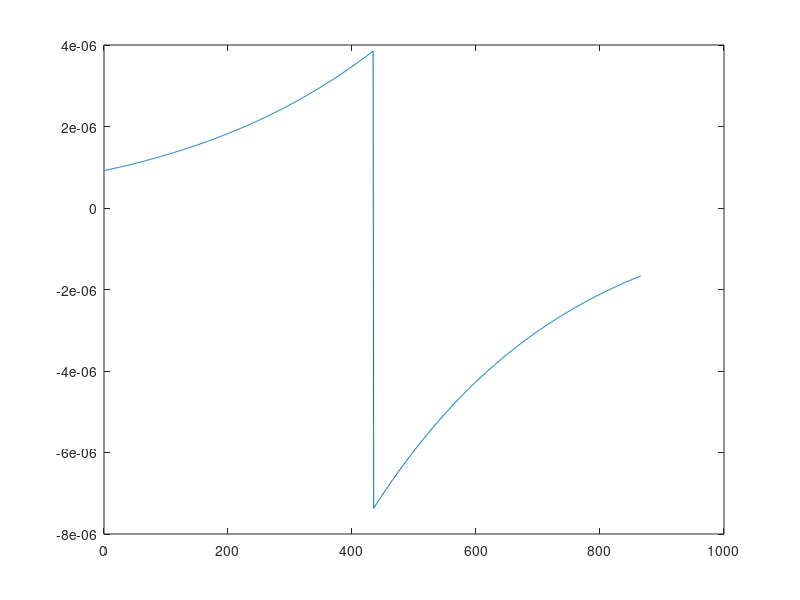

Write the MATLAB code that produced this figure. (Note: this script raises an error after producing the figure.)
%% Here we test some suspicious data from theory test to track down the errors
%%
load('data1.mat');
load('data2.mat');
% figure,plot(data)
% hold on,plot(data2)

figure,plot(data-data2')

%%
load('tempt1.mat');
load('tempt2.mat');
n = 1000;
figure,plot(tempTheory(1:n)-xtraseq(1:n)')
